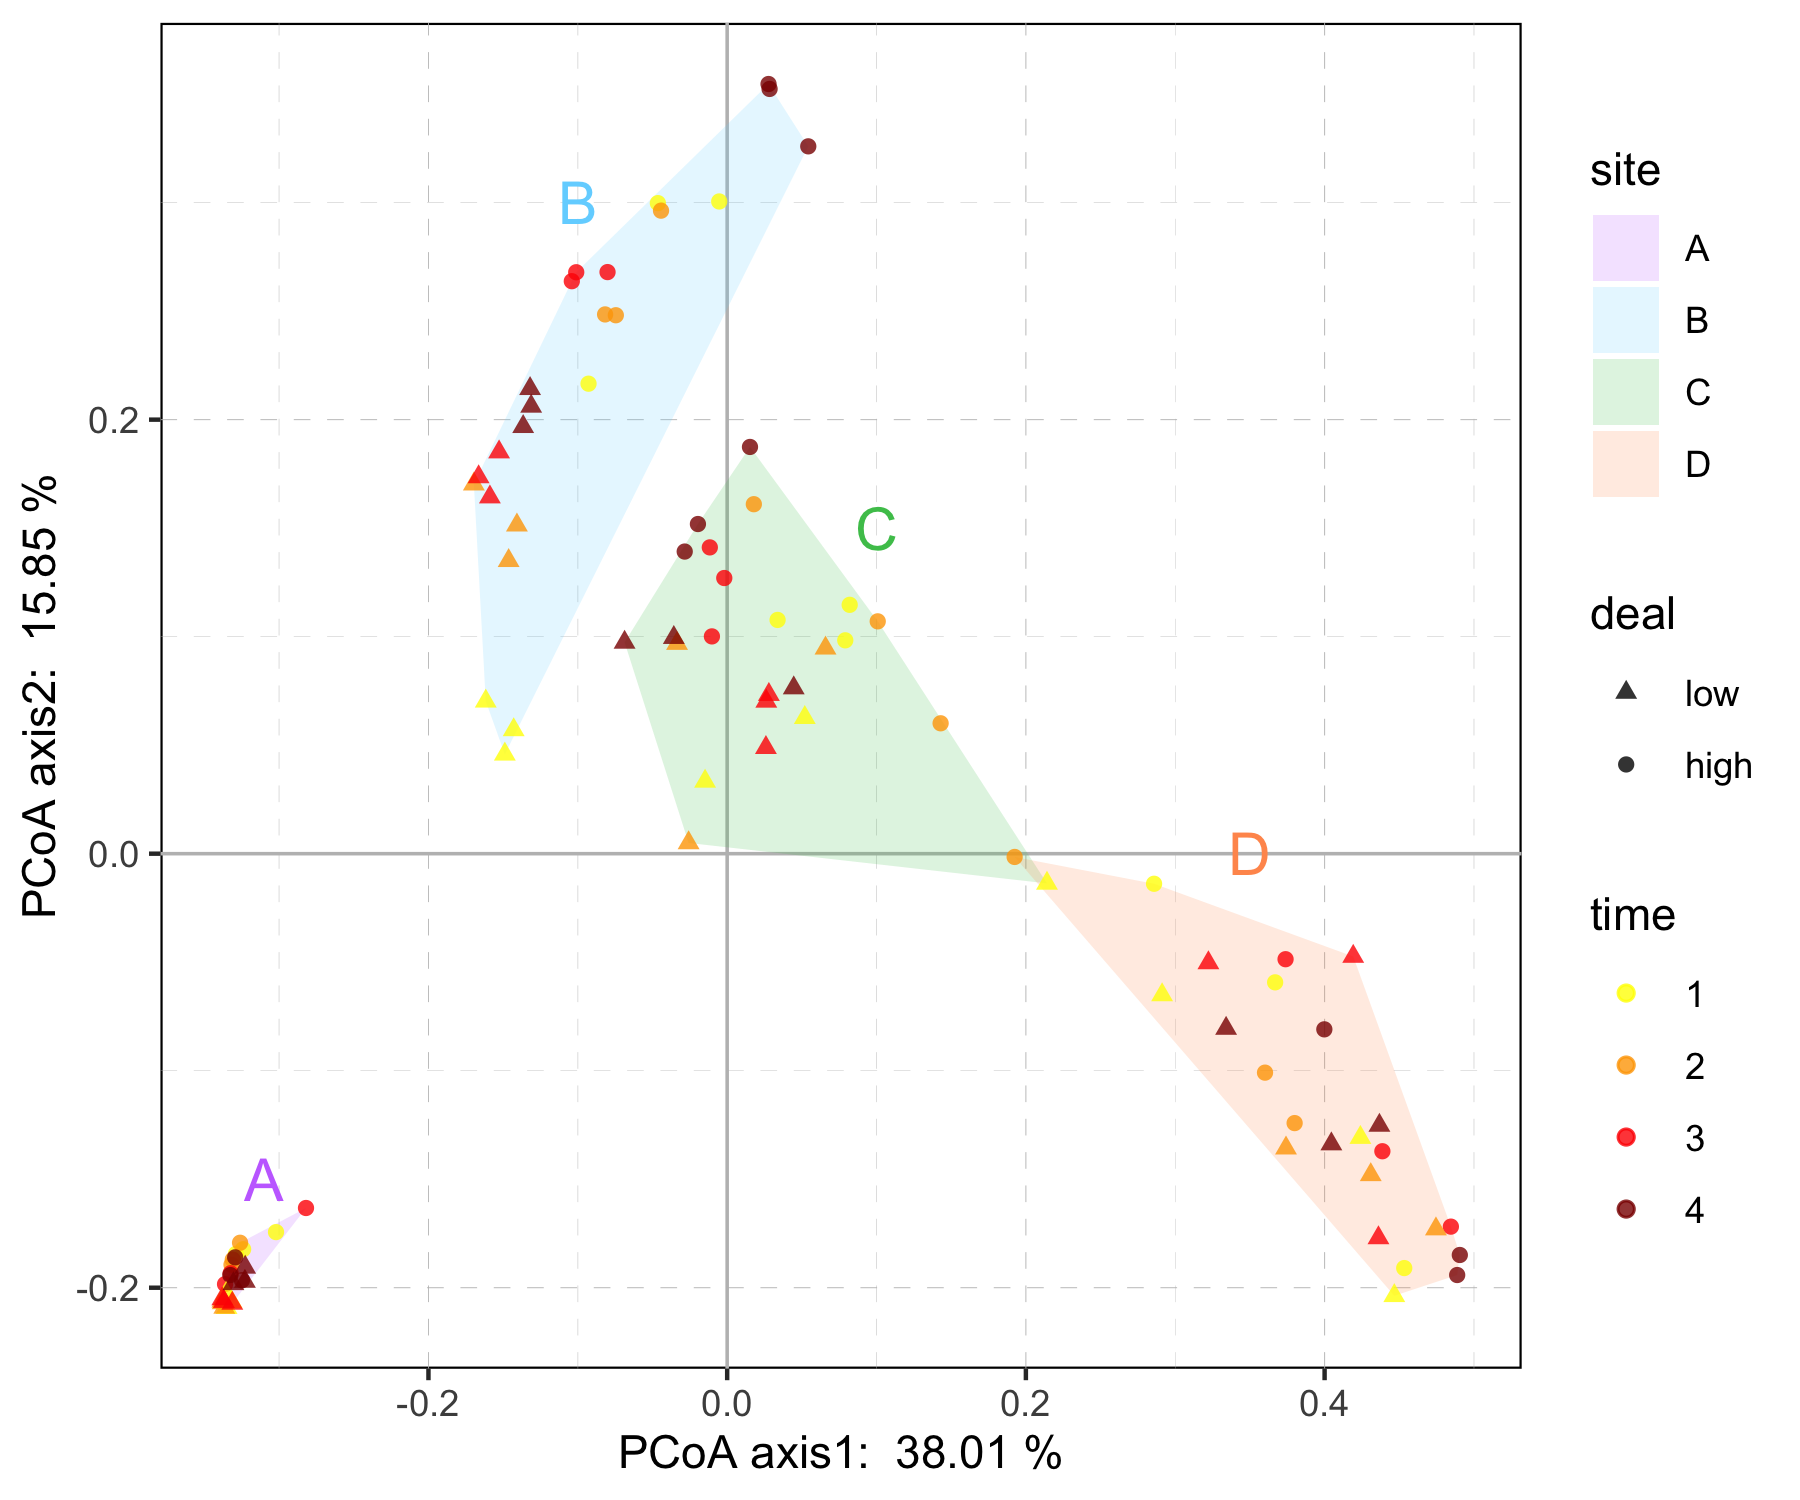

Here is the R script that generated this plot:
#PCoA
#Unweighted Unifrac/Bray-curtis
library(vegan)
library(tidyverse)

otu <- read.delim("/Users/congliu/Downloads/16s_PCoA/otu_table.txt", row.names = 1, sep = '\t', stringsAsFactors = F,
                  check.names = FALSE)
otu <- data.frame(t(otu))
distance <- vegan::vegdist(otu, method = 'bray')
pcoa <- cmdscale(distance, k = (nrow(otu) - 1), eig = TRUE)
ordiplot(scores(pcoa)[ ,c(1, 2)], type = 't')
pcoa$eig
point <- data.frame(pcoa$points)
species <- wascores(pcoa$points[,1:2], otu)#计算物种坐标
#
pcoa_eig <- (pcoa$eig)[1:2] / sum(pcoa$eig)
#提取样本点坐标（前两轴）
sample_site <- data.frame({pcoa$point})[1:2]
sample_site$names <- rownames(sample_site)
names(sample_site)[1:2] <- c('PCoA1', 'PCoA2')

#为样本点坐标添加分组信息
group <- read.delim('/Users/congliu/Downloads/16s_PCoA/group.txt', sep = '\t', stringsAsFactors = FALSE)
sample_site <- merge(sample_site, group, by = 'names', all.x = TRUE)
#可选输出，例如输出为 csv 格式
write.csv(sample_site, 'sample_site.csv', quote = F)

sample_site$site <- factor(sample_site$site, levels = c('A', 'B', 'C', 'D'))
sample_site$deal <- factor(sample_site$deal, levels = c('low', 'high'))
sample_site$time <- factor(sample_site$time, levels = c('1', '2', '3', '4'))

library(plyr)
group_border <- ddply(sample_site, 'site', function(df) df[chull(df[[2]], df[[3]]), ])
#注：group_border 作为下文 geom_polygon() 的做图数据使用
pcoa_plot <- ggplot(sample_site, aes(PCoA1, PCoA2, group = site)) +
  theme(panel.grid = element_line(color = 'gray', linetype = 2, size = 0.1), panel.background = element_rect(color = 'black', fill = 'transparent'), legend.key = element_rect(fill = 'transparent')) + #背景框
  geom_vline(xintercept = 0, color = 'gray', size = 0.4) + 
  geom_hline(yintercept = 0, color = 'gray', size = 0.4) +
  geom_polygon(data = group_border, aes(fill = site)) + #绘制多边形区域
  geom_point(aes(color = time, shape = deal), size = 1.5, alpha = 0.8) + #可在这里修改点的透明度、大小
  scale_shape_manual(values = c(17, 16)) + #可在这里修改点的形状
  scale_color_manual(values = c('yellow', 'orange', 'red', 'red4')) + #可在这里修改点的颜色
  scale_fill_manual(values = c('#C673FF2E', '#73D5FF2E', '#49C35A2E', '#FF985C2E')) + #可在这里修改区块的颜色
  guides(fill = guide_legend(order = 1), shape = guide_legend(order = 2), color = guide_legend(order = 3)) + #设置图例展示顺序
  labs(x = paste('PCoA axis1: ', round(100 * pcoa_eig[1], 2), '%'), y = paste('PCoA axis2: ', round(100 * pcoa_eig[2], 2), '%')) +
  #可通过修改下面四句中的点坐标、大小、颜色等，修改“A、B、C、D”标签
  annotate('text', label = 'A', x = -0.31, y = -0.15, size = 5, colour = '#C673FF') +
  annotate('text', label = 'B', x = -0.1, y = 0.3, size = 5, colour = '#73D5FF') +
  annotate('text', label = 'C', x = 0.1, y = 0.15, size = 5, colour = '#49C35A') +
  annotate('text', label = 'D', x = 0.35, y = 0, size = 5, colour = '#FF985C')

ggsave('PCoA.png', pcoa_plot, width = 6, height = 5)
